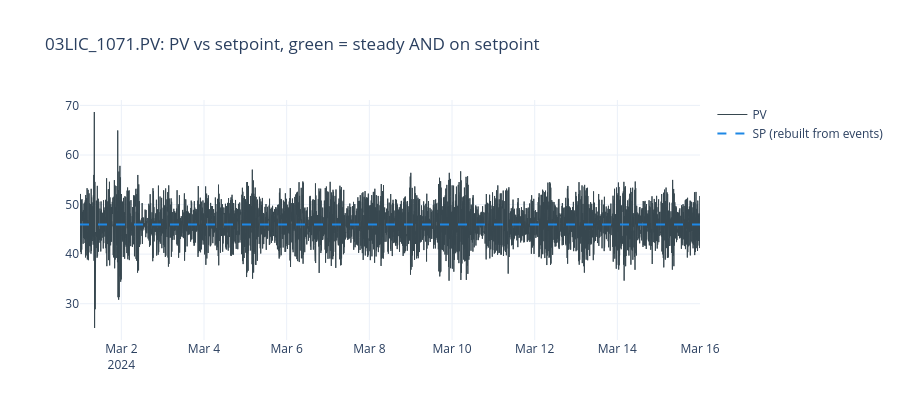

The cell this chart's notebook holds for it:
### Code cell
# ---- FIGURE: PV vs reconstructed SP with steady windows shaded ----------------------------------
t0, t1 = '2024-03-01', '2024-03-15'
col = CONFIG['TARGET']
fig = go.Figure()
fig.add_trace(go.Scatter(x=ts.loc[t0:t1].index, y=ts.loc[t0:t1, col], mode='lines',
                         name='PV', line=dict(color='#37474f', width=1)))
if col in SPREC:
    fig.add_trace(go.Scatter(x=ts.loc[t0:t1].index, y=SPREC[col].loc[t0:t1], mode='lines',
                             name='SP (rebuilt from events)', line=dict(color='#1e88e5', dash='dash')))
for r in runs_from_mask(STEADY.get(col + '__sp', STEADY[col]).loc[t0:t1], 1).itertuples(index=False):
    fig.add_vrect(x0=r.start, x1=r.end, fillcolor='rgba(46,160,67,0.30)', line_width=0, layer='below')
fig.update_layout(height=420, template='plotly_white', hovermode='x unified',
                  title=f'{col}: PV vs setpoint, green = steady AND on setpoint')
fig.show()

### Figure 1 — Plotly figure (JSON) as saved in the notebook; plotly's stock layout.template omitted (floating-point values rounded to 4 significant figures; data arrays with more than 128 entries replaced by an {"elided": "..."} marker saying what was removed)
{"data": [{"line": {"color": "#37474f", "width": 1}, "mode": "lines", "name": "PV", "type": "scatter", "x": {"elided": "21600 str values"}, "y": {"elided": "21600 float values"}}, {"line": {"color": "#1e88e5", "dash": "dash"}, "mode": "lines", "name": "SP (rebuilt from events)", "type": "scatter", "x": {"elided": "21600 str values"}, "y": {"elided": "21600 float values"}}], "layout": {"height": 420, "hovermode": "x unified", "title": {"text": "03LIC_1071.PV: PV vs setpoint, green = steady AND on setpoint"}}}
